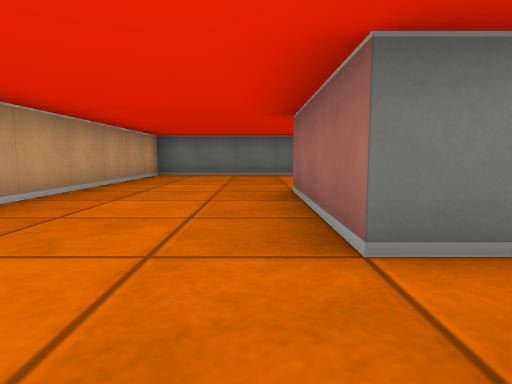
View 1 (above)

18 first-person views from a walk through a cub3D ray-caster map. The camera is about half as high as the walls, tilts 6° down and sees 75° across. The floor is counted in squares. Each view is taken from the middle of a square. On the plan, view 1 faces up. The plan holds only what a view shows up to about 9 squares ahead; the rest is blank.

View 2
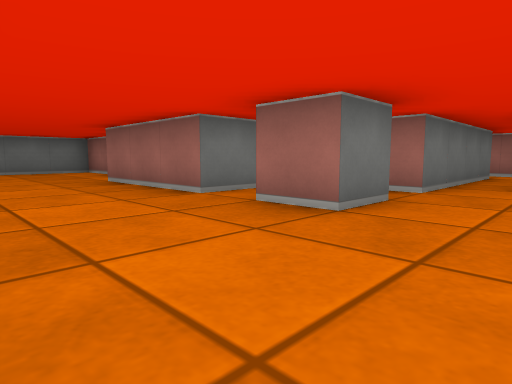

View 3
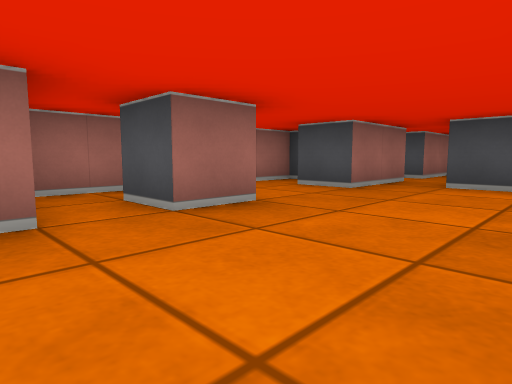

View 4
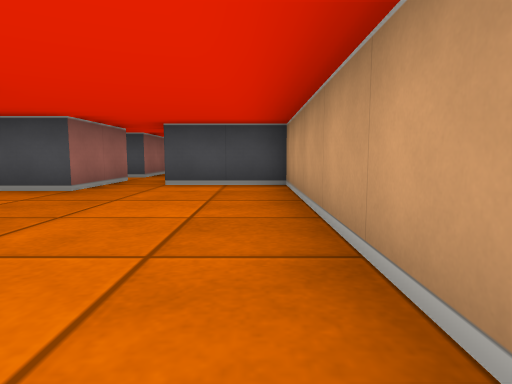

View 5
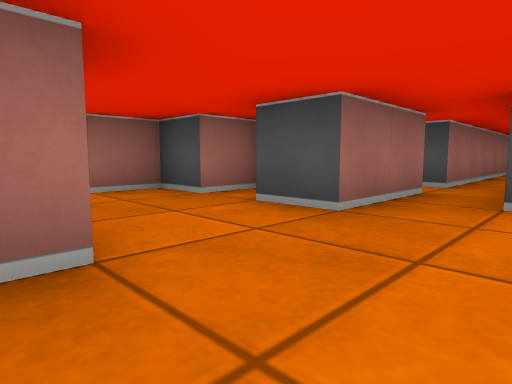

View 6
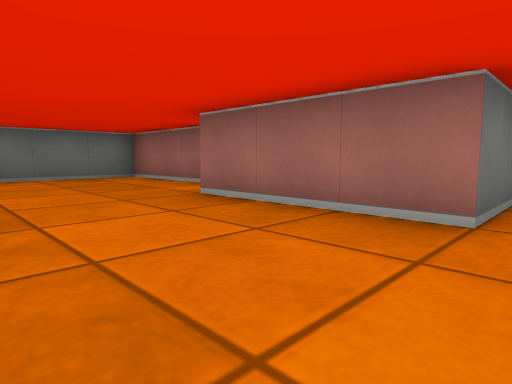

View 7
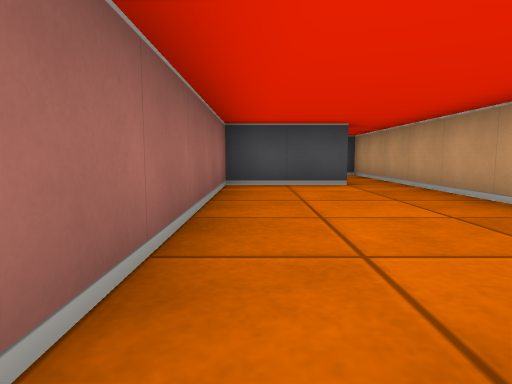

View 8
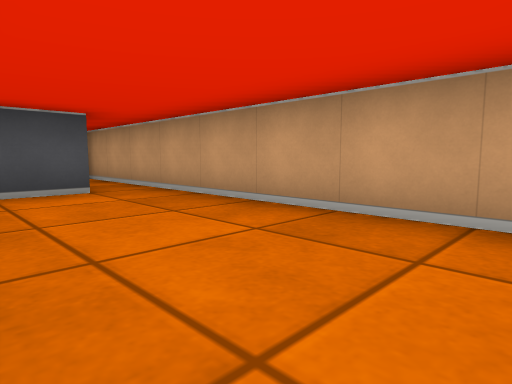

View 9
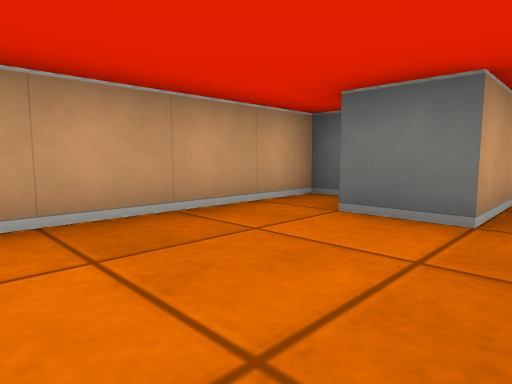

View 10
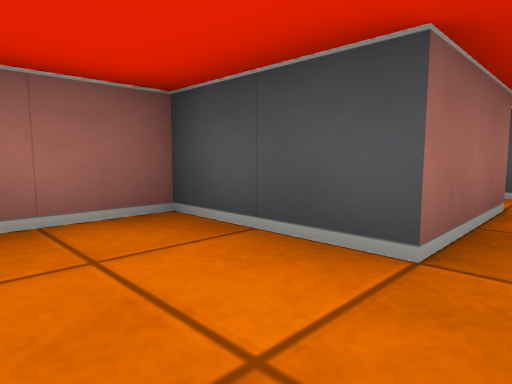

View 11
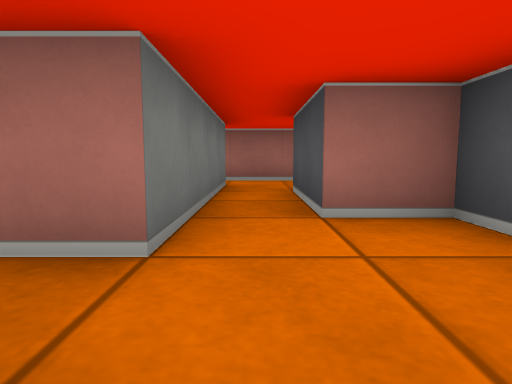

View 12
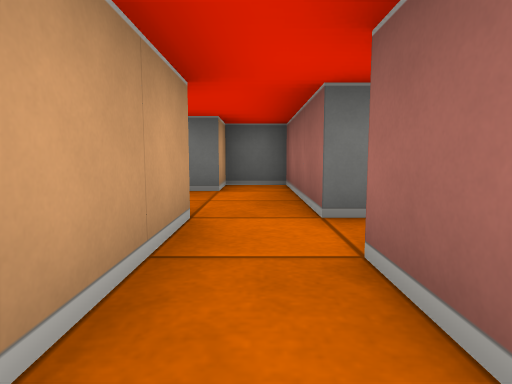

View 13
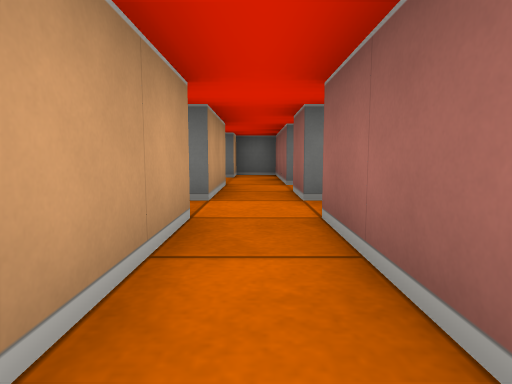

View 14
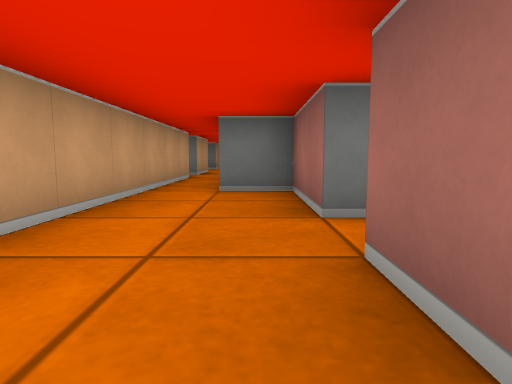

View 15
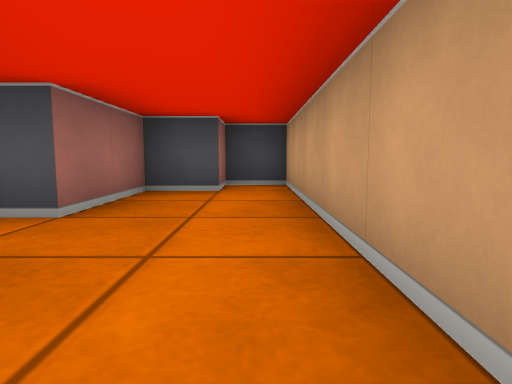

View 16
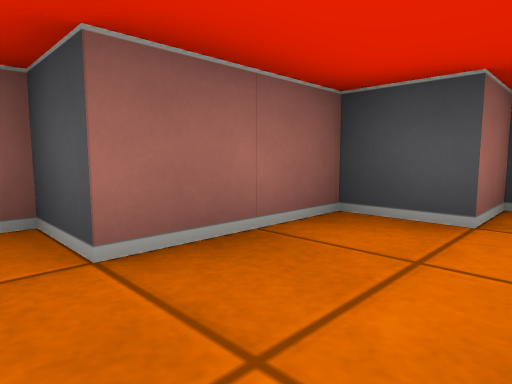

View 17
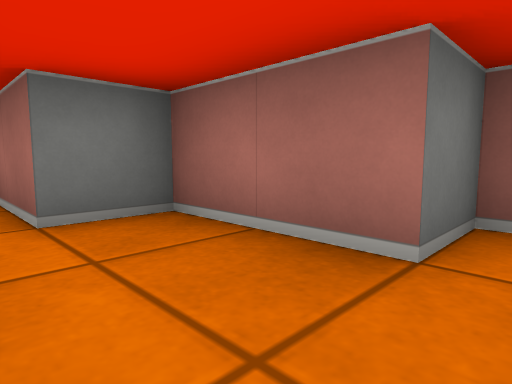

View 18
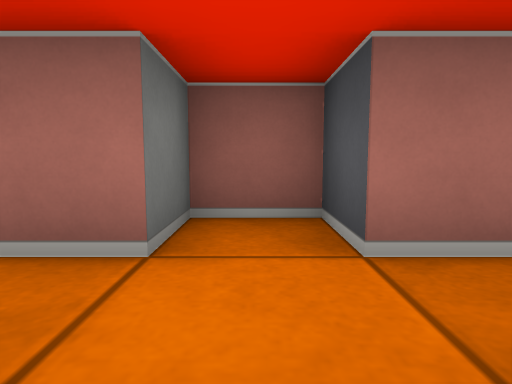

### Floor plan
Ten units are one square. View 1 is at (0, 0); x grows to the right and y downward. Boxes are objects, and circles mark ways between rooms. Rooms are numbered by the first view taken in them; rooms with no view inside come last. Other rooms are left out.
<svg viewBox="-30 -90 130 240">
<path fill="none" stroke="#000" d="M19 -15 5 -15 5 -45M-25 -15 -25 35 -5 35M16 5 5 5 5 -5 15 -5M15 -59 15 -85 -25 -85 -25 -31M25 35 25 25 35 25 35 15 55 15M55 5 25 5 25 -11M5 46 5 25 15 25M5 55 10 55M-20 55 -25 55 -25 135M-5 51 -5 65 -15 65M-15 136 -15 115 5 115 5 55M75 55 85 55 85 45 75 45M65 55 65 145 75 145 75 135 85 135 85 115 95 115 95 105 85 105 85 85 75 85 75 55"/>
<circle cx="0" cy="60" r="3" fill="#2a7"/>
<circle cx="70" cy="50" r="3" fill="#2a7"/>
<text x="0" y="-20">1</text>
<text x="-10" y="90">2</text>
<text x="60" y="50">3</text>
<text x="70" y="100">4</text>
</svg>
Room 1 opens to room 2. Room 3 opens to room 4.

Where each view was taken, in squares from view 1:
view 1: 0 up, 0 right, facing up
view 2: 2 down, 2 left, facing up-right
view 3: 2 up, 2 left, facing down-right
view 4: 2 up, 2 left, facing down
view 5: 0 up, 1 left, facing down-right
view 6: 1 up, 2 left, facing up-right
view 7: 6 down, 0 right, facing down
view 8: 7 down, 0 right, facing down-left
view 9: 9 down, 0 right, facing up-left
view 10: 10 down, 2 left, facing down-right
view 11: 1 down, 1 right, facing right
view 12: 5 down, 7 right, facing up
view 13: 8 down, 7 right, facing up
view 14: 13 down, 8 right, facing up
view 15: 9 down, 7 right, facing down
view 16: 11 down, 7 right, facing down-right
view 17: 11 down, 7 right, facing up-right
view 18: 5 down, 6 right, facing right
